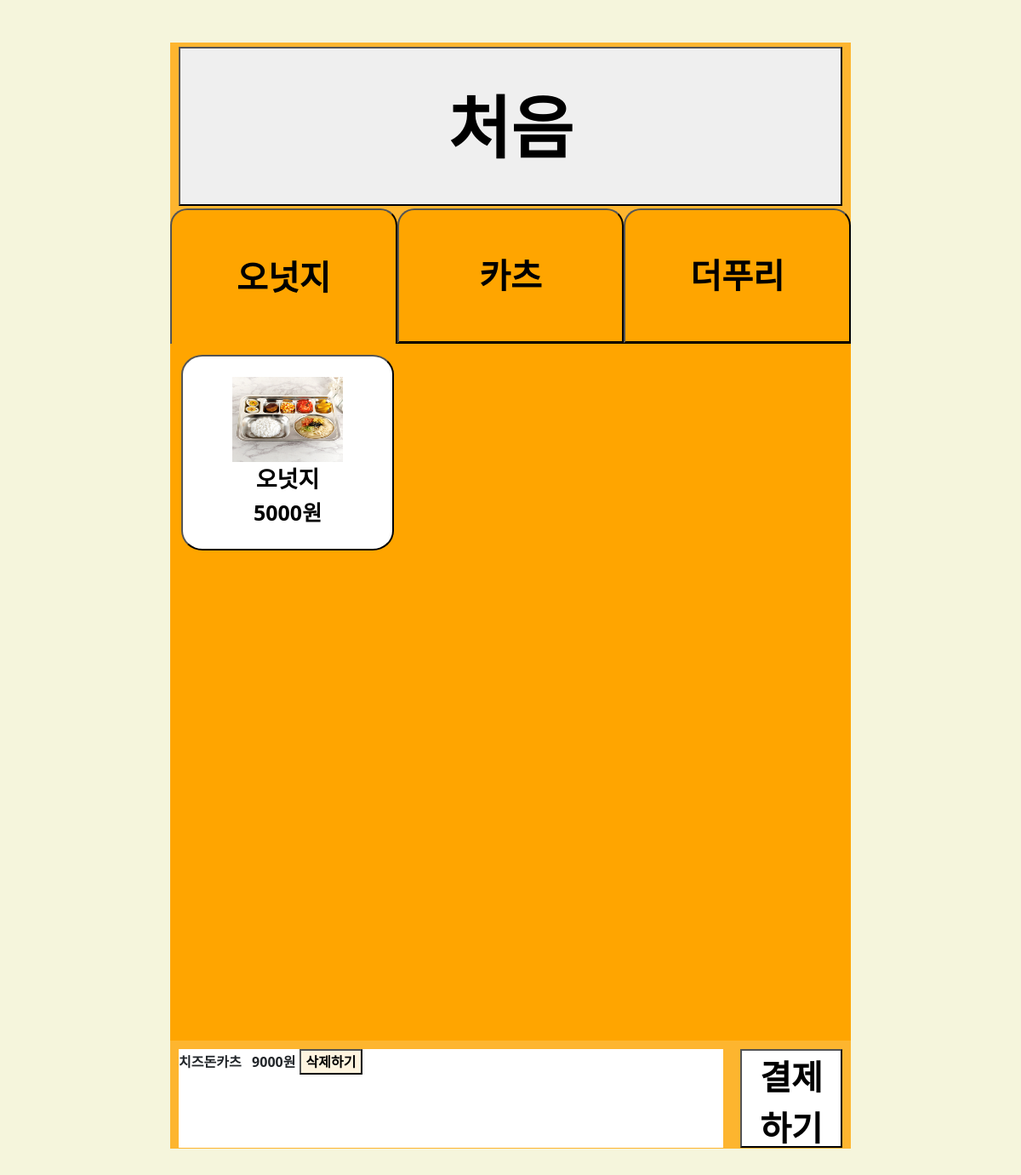
The page /menu/ on the database as committed earlier.
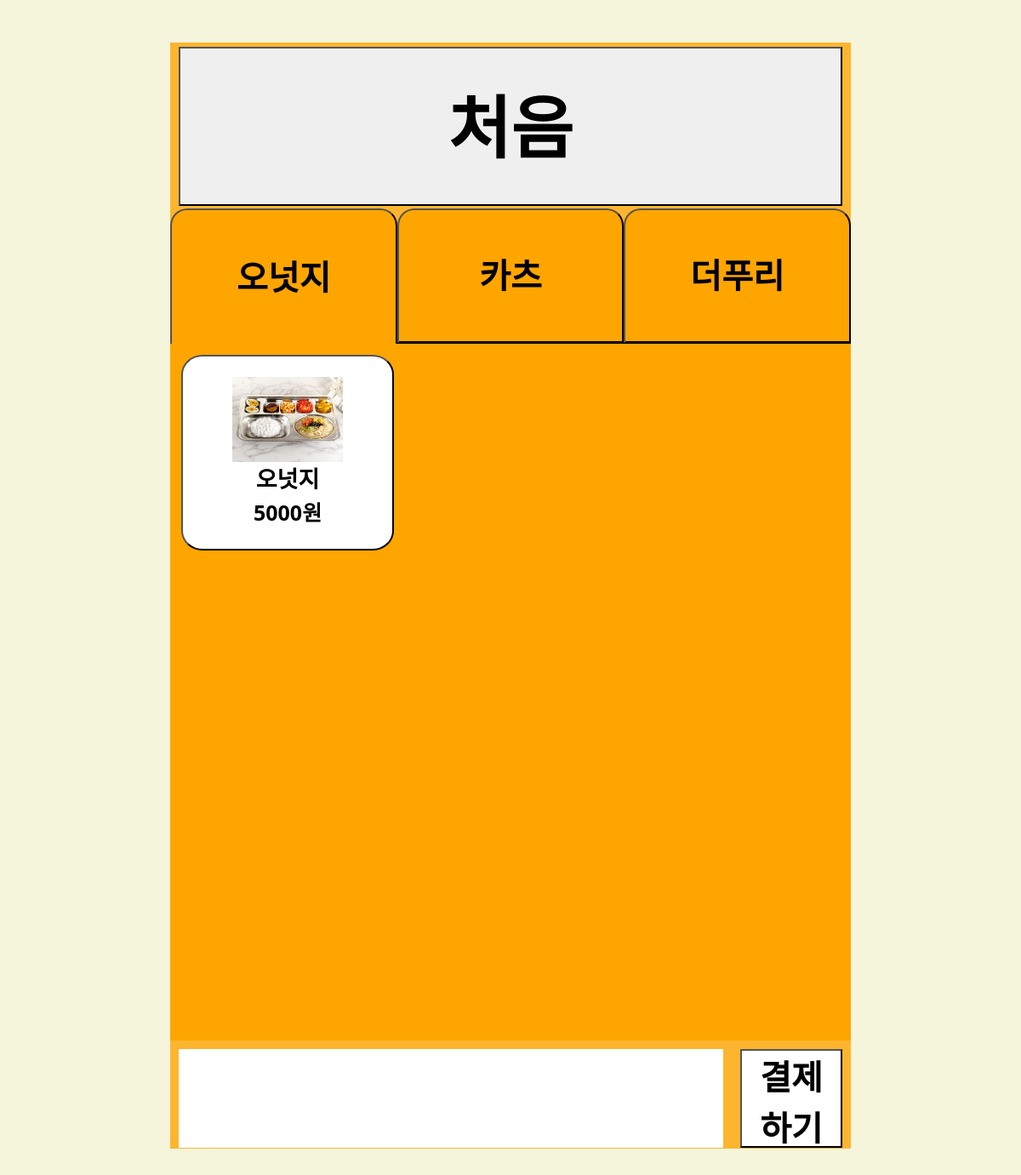
The same page on the database as committed later.
### menu/models.py (models this page shows)
class Menu(models.Model):
    CATEGORY = (
        ('오넛지', '오넛지'),
        ('카츠', '카츠'),
        ('더푸리', '더푸리'),
        ('카페', '카페'),
    )
    name = models.CharField('메뉴명', max_length=250, unique=True) #메뉴명
    price = models.IntegerField() #메뉴가격
    category = models.CharField(max_length=5, choices=CATEGORY) #카테고리
    image = models.ImageField(upload_to="menu/")

class Cart(models.Model):
    name = models.CharField(max_length=250) #메뉴명
    price = models.IntegerField()

### menu/views.py (the view)
# urls.py: path('menu/', include('menu.urls')),
def menu(request):
    menus_1 = Menu.objects.filter(category="오넛지")
    menus_2 = Menu.objects.filter(category="카츠")
    menus_3 = Menu.objects.filter(category="더푸리")
    menus_4 = Menu.objects.filter(category="카페")
    carts = Cart.objects.all()
    return render(request, 'menu/menu_list.html',
                  {'menus_1': menus_1,
                   'menus_2': menus_2,
                   'menus_3': menus_3,
                   'menus_4': menus_4,
                   'carts': carts,
                   'tapNumber': tapNumber})

### menu/templates/menu/menu_list.html (shortened to what this page needs)
{% extends 'base.html' %}
{% load static %}
{% block content %}
<div class="header">
    <a href="{% url 'menu:cart_delete' %}"><button class="back" onmouseover="speakText('처음')" onmouseleave="stopSpeaking();">처음</button></a>
</div>
<div class="menu_container">
    <nav class="menu_category">
        <button {%if tapNumber == "0"%}{%endif%} id="defaultOpen" class="tablinks" onclick="moveInTabs(event,'category_1')" onmouseover="speakText('오넛지')" onmouseleave="stopSpeaking();">오넛지</button>
        <button {%if tapNumber == "1"%}{%endif%} class="tablinks" onclick="moveInTabs(event,'category_2')" onmouseover="speakText('카츠')" onmouseleave="stopSpeaking();">카츠</button>
        <button {%if tapNumber == "2"%}{%endif%} class="tablinks" onclick="moveInTabs(event,'category_3')" onmouseover="speakText('더푸리')" onmouseleave="stopSpeaking();">더푸리</button>
    </nav>
    <div id="category_1" class="tabcontent">
        <div class="menu_group">
            {% for menu in menus_1 %}
            <form action="{% url 'menu:cart_push' %}" method="post" onsubmit="cartPush(event)">
                <button type="submit" class="menu" onmouseover="speakText('{{menu.name}} {{menu.price}}원')" onmouseleave="stopSpeaking();">
                    <img src="{{ menu.image.url }}" alt="메뉴 사진">
                    <div class="menuname">{{menu.name}}</div>
                    <div class="menuprice">{{menu.price}}원</div>
                </button>
            </form>
            {% endfor %}
        </div>
    </div>
<div class="payContainer">
    <div class="cart" style="background-color: white;">
        {% for cart in carts %}
        <p id="cart_name">{{cart.name}} &nbsp;&nbsp;{{cart.price}}원
            <a href="{% url 'menu:delete' cart.id %}"><button id="cart_delete">삭제하기</button></a>
            <br>
        </p>
        {% endfor %}
    </div>
    <a href="{% url 'main:cart_list' %}"><button class="pay" style="background-color: white;">결제하기</button></a>
</div>
{% endblock %}

Rows that differ between the two databases and show on the page:
removed Cart: name "치즈돈카츠", price "9000"
